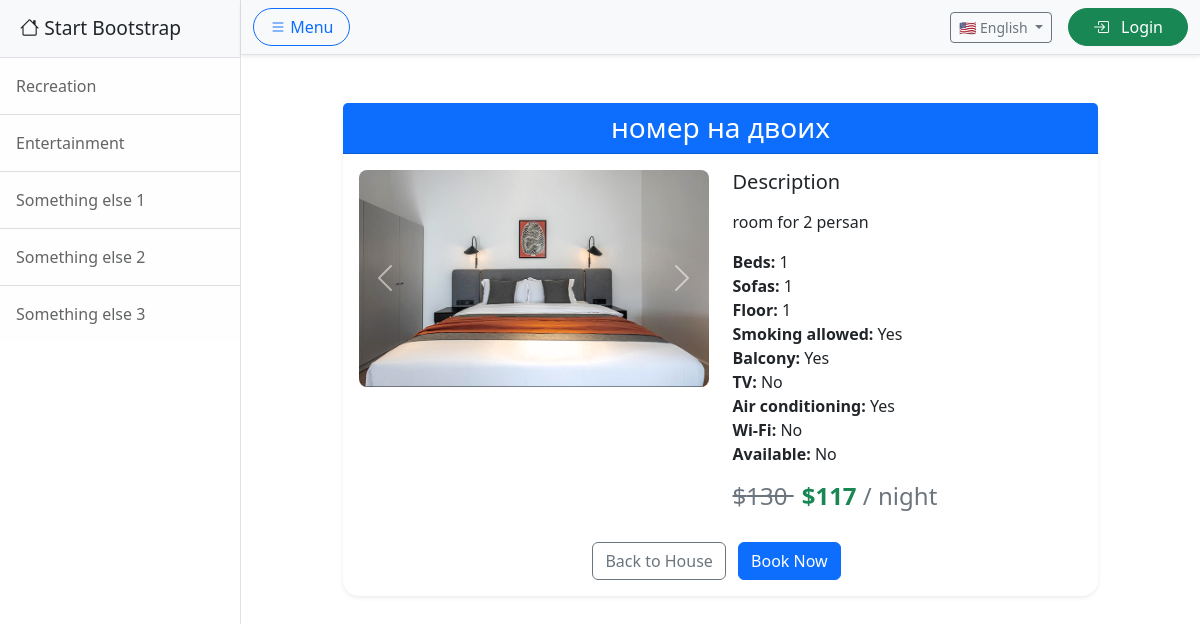
The page /en/housing/room/20/ on the database its author committed.
### housing/models.py (models this page shows, shortened)
class Room(models.Model):
    house = models.ForeignKey(Houses, on_delete=models.CASCADE, related_name='rooms', verbose_name=_("House"))
    name = models.CharField(_("Room name"), max_length=128)
    description = models.TextField(_("Description"), blank=True, null=True)
    beds = models.PositiveIntegerField(_("Beds"), default=1, validators=[MinValueValidator(1), MaxValueValidator(10)])
    sofas = models.PositiveIntegerField(_("Sofas"), default=0, validators=[MaxValueValidator(5)])
    floor = models.PositiveIntegerField(_("Floor"), default=1, validators=[MinValueValidator(1), MaxValueValidator(100)])
    smoking_allowed = models.BooleanField(_("Smoking allowed"), default=False)
    has_balcony = models.BooleanField(_("Balcony"), default=False)
    has_tv = models.BooleanField(_("TV"), default=False)
    has_air_conditioning = models.BooleanField(_("Air conditioning"), default=False)
    has_wifi = models.BooleanField(_("Wi-Fi"), default=False)
    price_per_night = models.DecimalField(_("Price per night"), max_digits=8, decimal_places=2)
    discount = models.PositiveSmallIntegerField(_("Discount (%)"), default=0, validators=[MinValueValidator(0), MaxValueValidator(100)])
    is_active = models.BooleanField(_("Room is available"), default=True)
    @property
    def discounted_price(self):
        if self.discount > 0:
            return self.price_per_night * (Decimal(100) - self.discount) / Decimal(100)
        return self.price_per_night

class RoomImage(models.Model):
    room = models.ForeignKey(Room, on_delete=models.CASCADE, related_name='images')
    image = models.ImageField(upload_to='room_images/')
    uploaded_at = models.DateTimeField(auto_now_add=True)

### housing/views.py (the view)
# urls.py: path('room/<int:pk>/', views.room_detail, name='room_detail'),
def room_detail(request, pk):
    room = get_object_or_404(Room, id=pk)
    images = room.images.all()
    delete_room_confirm = _("Are you sure you want to delete this room?")
    context = {
        'room': room,
        'images': images,
        'pk': pk,
        'delete_room_confirm': delete_room_confirm,
    }
    return render(request, 'housing/room_detail.html', context)

### housing/templates/housing/room_detail.html (shortened to what this page needs)
{% extends "base.html" %}
{% load static %}
{% load i18n %}
{% block content %}
<div class="container my-5">
  <div class="row justify-content-center">
    <div class="col-lg-10">
      <div class="card shadow-sm border-0 rounded-4">
        <div class="card-header bg-primary text-white rounded-top-4">
          <h3 class="mb-0 text-center">{{ room.name }}</h3>
        </div>
        <div class="card-body">
          <div class="row mb-4">
            <div class="col-md-6">
              {% if images %}
              <div id="roomCarousel" class="carousel slide" data-bs-ride="carousel">
                <div class="carousel-inner">
                  {% for img in images %}
                  <div class="carousel-item {% if forloop.first %}active{% endif %}">
                    <img src="{{ img.image.url }}" class="d-block w-100 rounded-3" alt="{% trans "Room Image" %}">
                  </div>
                  {% endfor %}
                </div>
                <button class="carousel-control-prev" type="button" data-bs-target="#roomCarousel" data-bs-slide="prev">
                  <span class="carousel-control-prev-icon" aria-hidden="true"></span>
                </button>
                <button class="carousel-control-next" type="button" data-bs-target="#roomCarousel" data-bs-slide="next">
                  <span class="carousel-control-next-icon" aria-hidden="true"></span>
                </button>
              </div>
              {% else %}
              <p class="text-muted text-center">{% trans "No photos available" %}</p>
              {% endif %}
            </div>
            <div class="col-md-6">
              <h5 class="mb-3">{% trans "Description" %}</h5>
              <p>{{ room.description|default:_("No description provided") }}</p>
              <ul class="list-unstyled">
                <li><strong>{% trans "Beds" %}:</strong> {{ room.beds }}</li>
                <li><strong>{% trans "Sofas" %}:</strong> {{ room.sofas }}</li>
                <li><strong>{% trans "Floor" %}:</strong> {{ room.floor }}</li>
                <li><strong>{% trans "Smoking allowed" %}:</strong> {{ room.smoking_allowed|yesno:_("Yes,No") }}</li>
                <li><strong>{% trans "Balcony" %}:</strong> {{ room.has_balcony|yesno:_("Yes,No") }}</li>
                <li><strong>{% trans "TV" %}:</strong> {{ room.has_tv|yesno:_("Yes,No") }}</li>
                <li><strong>{% trans "Air conditioning" %}:</strong> {{ room.has_air_conditioning|yesno:_("Yes,No") }}</li>
                <li><strong>{% trans "Wi-Fi" %}:</strong> {{ room.has_wifi|yesno:_("Yes,No") }}</li>
                <li><strong>{% trans "Available" %}:</strong> {{ room.available|yesno:_("Yes,No") }}</li>
              </ul>
              {% if room.discount > 0 %}
                <h4 class="mt-3">
                  <span class="text-muted text-decoration-line-through me-2">
                    ${{ room.price_per_night|floatformat:0 }}
                  </span>
                  <span class="text-success fw-bold">
                    ${{ room.discounted_price|floatformat:0 }}
                  </span>
                  <span class="text-muted">
                    / {% trans "night" %}
                  </span>
                </h4>
              {% else %}
                <h4 class="text-success mt-3">
                  ${{ room.price_per_night|floatformat:0 }} / {% trans "night" %}
                </h4>
              {% endif %}
            </div>
          </div>
          <div class="text-center mt-3">
            <a href="{% url 'house_page' room.house.id %}" class="btn btn-outline-secondary me-2"> {% trans "Back to House" %}</a>
            <a href="{% url 'room_booking' room.id %}" class="btn btn-primary me-2">{% trans "Book Now" %}</a>
          </div>
        </div>
      </div>
    </div>
  </div>
</div>
{% endblock %}

### rows shown on the page
Room: name "номер на двоих", description "room for 2 persan", beds "1", sofas "1", floor "1", smoking_allowed "Yes", has_balcony "Yes", has_tv "No", has_air_conditioning "Yes", has_wifi "No", price_per_night "130", discounted_price "117"
RoomImage: image (picture)

### other values the page prints
{{ room.available|yesno:_("Yes,No") }} "No"
